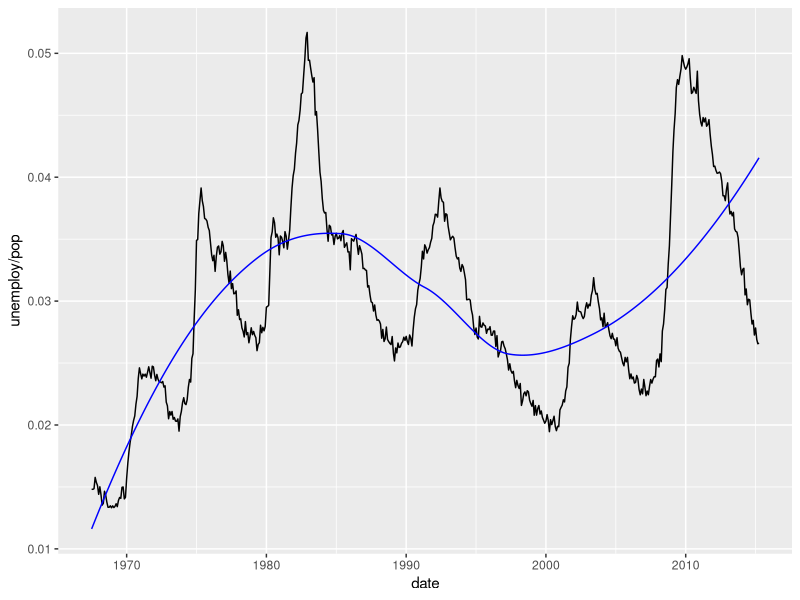

Recreate this plot in R.
library(ggplot2)
l <- loess(unemploy / pop ~ as.numeric(date), economics)
economics$yhat <- l$fitted
ggplot(economics) + 
  geom_line(aes(date, unemploy / pop)) +
  geom_line(aes(date, yhat), color = "blue")
